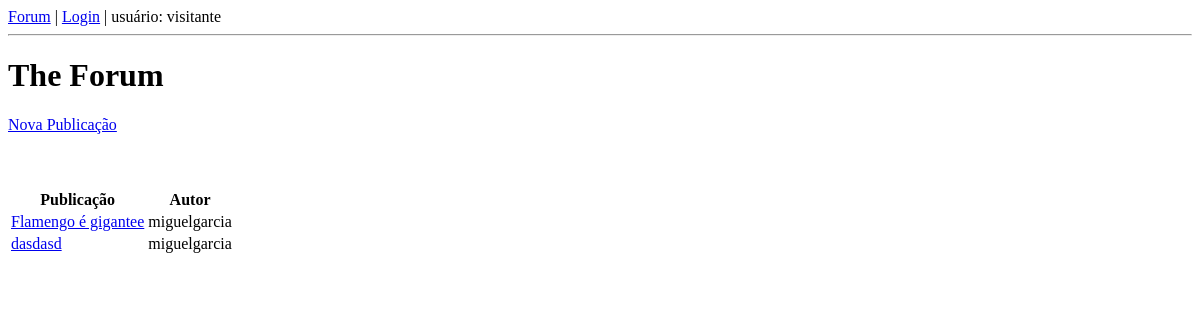
Before: /forum/lista/ with the older database file.
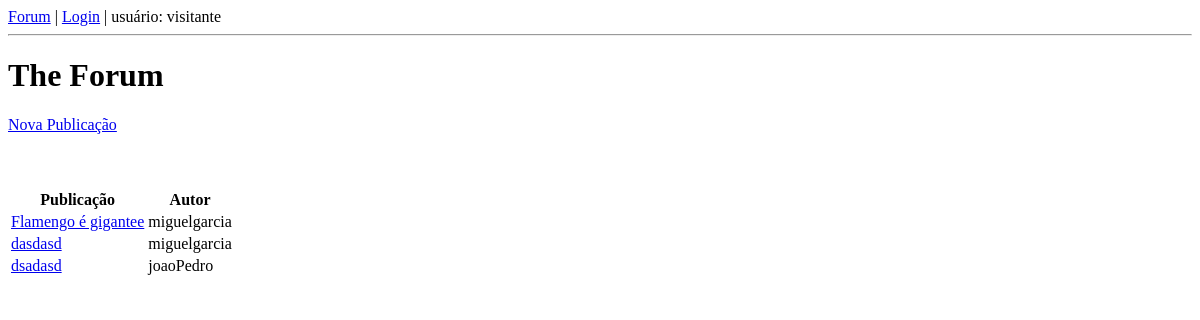
After: the same page with the newer database file.
### forum/models.py (models this page shows, shortened)
class Publicacao(models.Model):
    id = models.AutoField(primary_key=True)
    titulo = models.CharField(
    max_length=100, help_text='Entre com o título:')
    texto = models.CharField(
    max_length=10000, help_text='Digite o texto da publicação:')
    autor = models.ForeignKey(User, on_delete=models.CASCADE,default=None, null=True)
    data_publicacao = models.DateTimeField(auto_now_add=True, blank=True, null=True)

### forum/views.py (the view)
# urls.py: path('lista/', views.PublicacaoListView.as_view(),
class PublicacaoListView(View):
    def get(self, request, *args, **kwargs):
        publicacoes = Publicacao.objects.all()
        contexto = { 'publicacoes': publicacoes, 'user':request.user}
        return render(
                request,
                'listaPublicacoes.html',
                contexto)

### forum/templates/listaPublicacoes.html (shortened to what this page needs)
{% load static %}
<!DOCTYPE html>
<html>
<head>
<link rel="stylesheet" href="{% static 'forum/css/estilo.css' %}">
</head>
<body>
    {% include 'links.html' %}
    <h1> The Forum </h1>
    <a href="{% url 'forum:cria-publicacao' %}">
        Nova Publicação
    </a>
    <br> <br> <br> <br>
    <table>
     <tr><th>Publicação</th><th>Autor</th><th></th></tr>
     {% if publicacoes %}
        {% for publicacao in publicacoes %}
            <tr>
            <td>
            <a href="{% url 'forum:ve-publicacao' pk=publicacao.id %}">{{ publicacao.titulo }}</a>
            </td>
            <td>{{ publicacao.autor }}</td>
            {% if publicacao.autor.username == user.username %}
            <td>
                <a href="{% url 'forum:atualiza-publicacao' pk=publicacao.id %}">Atualizar</a> |
                <a href="{% url 'forum:apaga-publicacao' pk=publicacao.id %}">Excluir</a>
            </td>
            {% else %}
            <td>
            </td>
            {% endif %}
        </tr>
    {% empty %}
    <tr><th colspan="5">Ninguém publicou ainda.</th></tr>
    {% endfor %}
    {% else %}
    <tr><th colspan="5">Ninguém publicou ainda.</th></tr>
    {% endif %}
</table>
</body>
</html>

Changed rows visible on the page:
added Publicacao: titulo "dsadasd", autor "joaoPedro"
